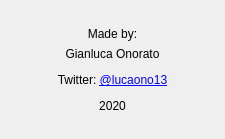
<?xml version="1.0" encoding="UTF-8"?>
<ui version="4.0">
 <class>Dialog</class>
 <widget class="QDialog" name="Dialog">
  <property name="geometry">
   <rect>
    <x>0</x>
    <y>0</y>
    <width>225</width>
    <height>139</height>
   </rect>
  </property>
  <property name="windowTitle">
   <string>About</string>
  </property>
  <layout class="QGridLayout" name="gridLayout">
   <item row="0" column="0">
    <spacer name="verticalSpacer_2">
     <property name="orientation">
      <enum>Qt::Vertical</enum>
     </property>
     <property name="sizeHint" stdset="0">
      <size>
       <width>20</width>
       <height>0</height>
      </size>
     </property>
    </spacer>
   </item>
   <item row="1" column="0">
    <widget class="QLabel" name="label">
     <property name="font">
      <font>
       <pointsize>9</pointsize>
      </font>
     </property>
     <property name="text">
      <string>Made by:</string>
     </property>
     <property name="alignment">
      <set>Qt::AlignCenter</set>
     </property>
    </widget>
   </item>
   <item row="3" column="0">
    <widget class="QLabel" name="label_2">
     <property name="font">
      <font>
       <pointsize>9</pointsize>
      </font>
     </property>
     <property name="text">
      <string>&lt;html&gt;&lt;head/&gt;&lt;body&gt;&lt;p&gt;Gianluca Onorato&lt;/p&gt;&lt;p&gt;Twitter: &lt;a href=&quot;https://twitter.com/lucaono13&quot;&gt;&lt;span style=&quot; text-decoration: underline; color:#0000ff;&quot;&gt;@lucaono13&lt;/span&gt;&lt;/a&gt;&lt;/p&gt;&lt;p&gt;2020&lt;/p&gt;&lt;/body&gt;&lt;/html&gt;</string>
     </property>
     <property name="textFormat">
      <enum>Qt::RichText</enum>
     </property>
     <property name="alignment">
      <set>Qt::AlignCenter</set>
     </property>
     <property name="openExternalLinks">
      <bool>true</bool>
     </property>
    </widget>
   </item>
   <item row="4" column="0">
    <spacer name="verticalSpacer">
     <property name="orientation">
      <enum>Qt::Vertical</enum>
     </property>
     <property name="sizeHint" stdset="0">
      <size>
       <width>20</width>
       <height>0</height>
      </size>
     </property>
    </spacer>
   </item>
  </layout>
 </widget>
 <resources/>
 <connections/>
</ui>
